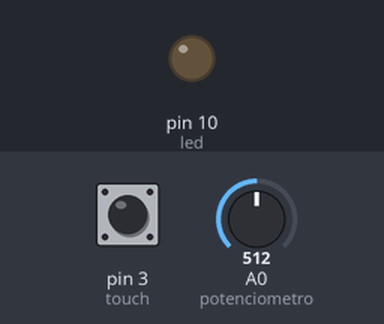
Recording of a sketch running on a simulated Arduino Uno, built with avr-gcc and run on an emulated ATmega328P. Parts: output pins drawn as LEDs (lit = HIGH). Inputs (shaded band) come from the test bench; at power-on: pin 3 (touch) LOW, A0 (potenciometro) = 512. What the sketch prints to the serial monitor is not drawn.

Above: at 1.2 s.
1.3 s: pin 3 (touch) pulled HIGH for 0.15 s
At 1.37 s:
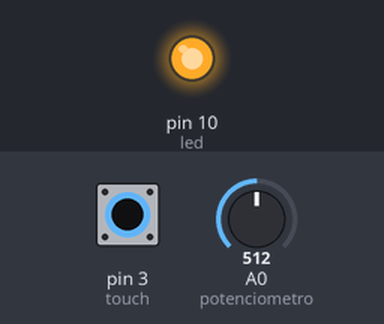
2.9 s: pin 3 (touch) pulled HIGH for 3.2 s
At 7.4 s:
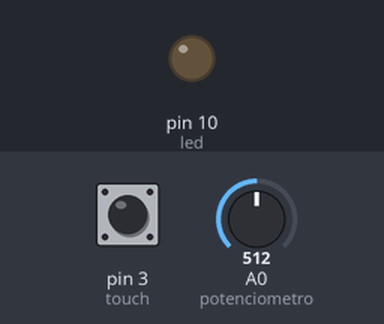
Timing chart, 0 to 8.9 s (numbered marks = the images above; inputs shaded):
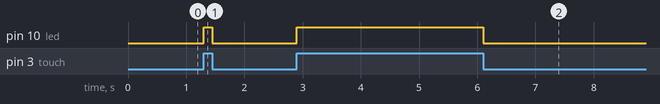

The sketch:

20-Sensor-Metal-KY-036.ino
```cpp
/*
  Derechos de autor © UNIT Electronics
  Este codigo se proporciona "tal cual", sin garantías de ningún tipo.

  Para más información, visita nuestro blog:
  https://blog.uelectronics.com/tarjetas-desarrollo/arduino/tutorial-sensor-de-metal-modulo-ky-036/
 */

                              //Declaración de pines y variables
int led = 10 ;                // Pin 10 para Led de salida
int touch = 3;                // Pin 3 Entrada Digital que enviara la señal cuando estemos tocando el sensor
int potenciometro = A0;       // Pin A0 Entrada Analógica que se llamara potenciometro
int valsensor = 0;            // Variable para el potenciometro
int val = 0;                  // Variable para detección del sensor


void setup ()

{
  Serial.begin (9600);              //Inicio de monitor serial a 9600 baud/seg
  pinMode (led, OUTPUT) ;           // Definimos el pin de led como salida
  pinMode (potenciometro, INPUT) ;  // Definimos potenciómetro como entrada
}

void loop ()
{
  valsensor = analogRead (potenciometro);   //se asigna a valsensor el valor de la lectura del potenciometro
  Serial.println (valsensor);               //en el monitor serial se imprimirá el valor de lectura del potenciometro
  val = digitalRead(touch);                 // val se le asignara el valor de salida de touch - Pin 3
  if (val == HIGH)                          //Condición , si el sensor es tocado y val es ALTO-HIGH entonces
  {
    digitalWrite (led, HIGH);               //prendera el led que se encuentra en la salida del pin 10
  }
  else                                     //De lo contrario , si el sensor no ha sido tocado...
  {
    digitalWrite (led, LOW);               //no se prendera el led del pin 10
  }
}
```

Measured:
- after the input at 1.3 s, pin 10 (led): LOW → HIGH at once, → LOW 0.15 s later
- after the input at 2.9 s, pin 10 (led): LOW → HIGH at once, → LOW 3.2 s later
